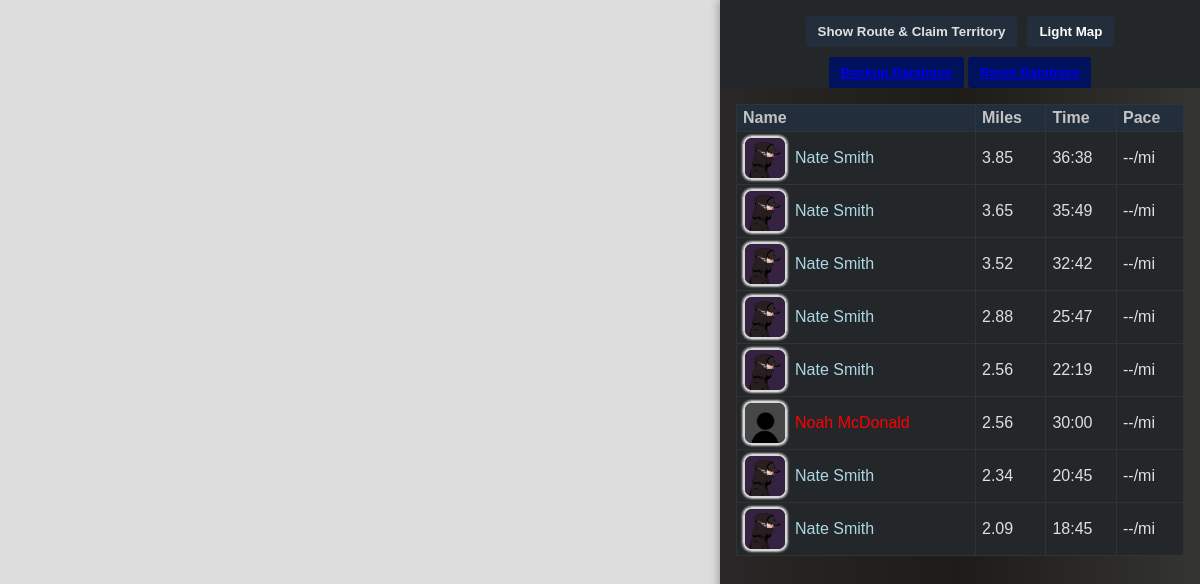
The page / on the database its author committed.
### tables this page shows
CREATE TABLE runnings (
    id INTEGER PRIMARY KEY AUTOINCREMENT,
    user_id INTEGER NOT NULL,
    route_coords TEXT NOT NULL,
    miles REAL NOT NULL,
    time TEXT NOT NULL,
    created_at TIMESTAMP DEFAULT CURRENT_TIMESTAMP,
    FOREIGN KEY (user_id) REFERENCES users(id)
);

CREATE TABLE users (
    id INTEGER PRIMARY KEY AUTOINCREMENT,
    username,
    first_name TEXT,
    last_name TEXT,
    password TEXT,
    age INTEGER,
    gender TEXT,
    location TEXT,
    color TEXT,
    profile_picture TEXT,
    creation_date TIMESTAMP,
    last_login TIMESTAMP
);

### app.py (the view)
@app.route('/')
def public():
    mainRunningStats = dbMainLeaderboardRuns()
    return render_template('public.html', mainRunningStats=mainRunningStats)

### py/database/db.py (called while the page is built)
def dbConnection():
    conn = sqlite3.connect(DATABASE)
    conn.row_factory = sqlite3.Row
    cursor = conn.cursor()
    return conn, cursor

### py/database/db_queries.py (called while the page is built)
def dbMainLeaderboardRuns():
    conn, _ = dbConnection()
    cursor = conn.cursor()
    cursor.execute("SELECT * FROM runnings LEFT JOIN users ON runnings.user_id = users.id WHERE user_id != 2 ORDER BY miles DESC")
    mainRunningStats = cursor.fetchall()
    conn.close()
    return mainRunningStats

### templates/public.html
{% extends 'layouts/map.html' %}

### templates/layouts/map.html (shortened to what this page needs)
<!DOCTYPE html>
<html lang="en">
<head>
  <link rel="stylesheet" href="static/css/styles.css">
  <link rel="stylesheet" href="https://unpkg.com/leaflet/dist/leaflet.css"/>
</head>
<body>
<div id="main-flex">
  <div id="map"></div>
  <div id="side-panel">
    <div id="controls">
      <button id="showRouteBtn">Show Route & Claim Territory</button>
      <button id="mapMode" style="background:#000000;">Map Mode</button>
      <div>
        <button id="backupDatabase" style="background:#00115d; color: yellow; text-decoration: none;"><a href="/backupDatabase">Backup Database</a></button>
        <button id="loadDefaultDatabase" style="background:#00115d; color: yellow; text-decoration: none;"><a href="/loadDefaultDatabase">Reset Database</a></button>
      </div>
    </div>
    <table id="leaderboard">
      <thead>
        <tr>
          <th>Name</th>
          <th>Miles</th>
          <th>Time</th>
          <th>Pace</th>
        </tr>
      </thead>
      <tbody>
        {% for mainRunningStat in mainRunningStats %}
        <tr>
          <td> <a style='text-decoration: none; color: {{ mainRunningStat['color'] }};' href="profile/{{ mainRunningStat['username'] }}"><div class="profile-container"> <img class="profile-picture" src="/static/img/{{ mainRunningStat['profile_picture'] }}.png" alt="{{ mainRunningStat['profile_picture'] }}"> {{ mainRunningStat['first_name'] }} {{mainRunningStat['last_name']}} </div></a></td>
          <td>{{ mainRunningStat['miles'] }}</td>
          <td>{{ mainRunningStat['time'] }}</td>
          <td>{{ mainRunningStat['pace'] if mainRunningStat['pace'] else '--' }}/mi</td>
        </tr>
        {% endfor %}
      </tbody>
    </table>
  </div>
</div>
</body>
</html>

### static/css/styles.css (style rules this page uses)
body { margin: 0; display: flex; flex-direction: column; height: 100vh; font-family: Arial, sans-serif; background: #181a1b; color: #e0e0e0; }
#main-flex { display: flex; flex-direction: row; height: 100vh; width: 100vw; }
#map { flex: 2 1 0%; min-width: 0; min-height: 0; height: 100vh; }
#side-panel { flex: 1 1 350px; min-width: 320px; max-width: 480px; background-image: linear-gradient(to right, rgb(41, 39, 39), rgb(30, 28, 24), rgb(52, 52, 51)); display: flex; flex-direction: column; padding: 0 0 0 0; box-shadow: -2px 0 8px #0004; z-index: 10; height: 100vh; overflow-y: auto; }
#controls { padding: 16px 16px 0 16px; background: #23272a; display: flex; gap: 10px; align-items: center; flex-wrap: wrap; flex-shrink: 0; justify-content: center; }
button { background-color: #222e3c; color: #e0e0e0; padding: 8px 12px; border: none; border-radius: 3px; cursor: pointer; font-weight: bold; user-select: none; transition: background 0.2s; }
#leaderboard { margin: 16px; border-collapse: collapse; width: calc(100% - 32px); max-width: 700px; background: #23272a; color: #e0e0e0; }
#leaderboard th, #leaderboard td { border: 1px solid #333; padding: 4px 6px; text-align: left; }
#leaderboard th { background-color: #222e3c; color: #c4c4c4; }
.profile-container { display: flex; align-items: center; gap: 8px; }
.profile-picture { width: 40px; height: 40px; border-radius: 20%; object-fit: cover; border: 2px solid #d7d7d7; box-shadow: 0 0 2px 1px rgb(193, 192, 189); }

### rows shown on the page
runnings: first_name "Nate", last_name "Smith", miles "3.85", time "36:38", mainRunningStat "--"
runnings: first_name "Nate", last_name "Smith", miles "3.65", time "35:49", mainRunningStat "--"
runnings: first_name "Nate", last_name "Smith", miles "3.52", time "32:42", mainRunningStat "--"
runnings: first_name "Nate", last_name "Smith", miles "2.88", time "25:47", mainRunningStat "--"
runnings: first_name "Nate", last_name "Smith", miles "2.56", time "22:19", mainRunningStat "--"
runnings: profile_picture (placeholder picture), first_name "Noah", last_name "McDonald", miles "2.56", time "30:00", mainRunningStat "--"
runnings: first_name "Nate", last_name "Smith", miles "2.34", time "20:45", mainRunningStat "--"
runnings: first_name "Nate", last_name "Smith", miles "2.09", time "18:45", mainRunningStat "--"
